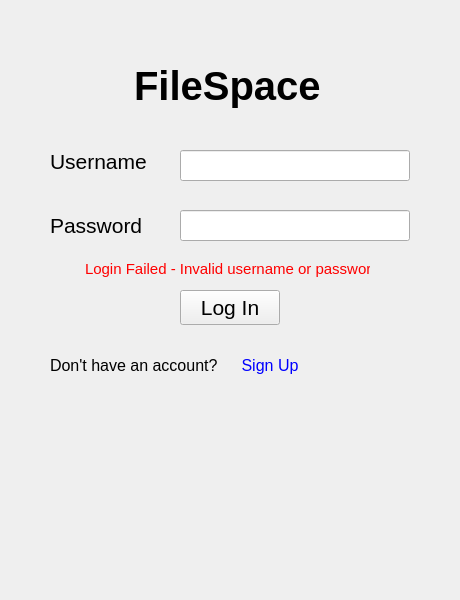
<?xml version="1.0" encoding="UTF-8"?>
<ui version="4.0">
 <class>MainWindow</class>
 <widget class="QMainWindow" name="MainWindow">
  <property name="geometry">
   <rect>
    <x>0</x>
    <y>0</y>
    <width>460</width>
    <height>600</height>
   </rect>
  </property>
  <property name="mouseTracking">
   <bool>true</bool>
  </property>
  <property name="tabletTracking">
   <bool>true</bool>
  </property>
  <property name="windowTitle">
   <string>MainWindow</string>
  </property>
  <widget class="QWidget" name="centralwidget">
   <widget class="QLabel" name="title_label">
    <property name="geometry">
     <rect>
      <x>134</x>
      <y>60</y>
      <width>191</width>
      <height>51</height>
     </rect>
    </property>
    <property name="font">
     <font>
      <pointsize>30</pointsize>
      <weight>75</weight>
      <italic>false</italic>
      <bold>true</bold>
     </font>
    </property>
    <property name="mouseTracking">
     <bool>false</bool>
    </property>
    <property name="text">
     <string>FileSpace</string>
    </property>
   </widget>
   <widget class="QLabel" name="username_label">
    <property name="geometry">
     <rect>
      <x>50</x>
      <y>150</y>
      <width>101</width>
      <height>23</height>
     </rect>
    </property>
    <property name="font">
     <font>
      <pointsize>16</pointsize>
     </font>
    </property>
    <property name="text">
     <string>Username</string>
    </property>
   </widget>
   <widget class="QLabel" name="password_label">
    <property name="geometry">
     <rect>
      <x>50</x>
      <y>210</y>
      <width>101</width>
      <height>31</height>
     </rect>
    </property>
    <property name="font">
     <font>
      <pointsize>16</pointsize>
     </font>
    </property>
    <property name="text">
     <string>Password</string>
    </property>
   </widget>
   <widget class="QLineEdit" name="username_input">
    <property name="geometry">
     <rect>
      <x>180</x>
      <y>150</y>
      <width>230</width>
      <height>31</height>
     </rect>
    </property>
   </widget>
   <widget class="QLineEdit" name="password_input">
    <property name="geometry">
     <rect>
      <x>180</x>
      <y>210</y>
      <width>230</width>
      <height>31</height>
     </rect>
    </property>
    <property name="tabletTracking">
     <bool>false</bool>
    </property>
    <property name="autoFillBackground">
     <bool>false</bool>
    </property>
    <property name="echoMode">
     <enum>QLineEdit::Password</enum>
    </property>
    <property name="clearButtonEnabled">
     <bool>false</bool>
    </property>
   </widget>
   <widget class="QPushButton" name="login_button">
    <property name="geometry">
     <rect>
      <x>180</x>
      <y>290</y>
      <width>100</width>
      <height>35</height>
     </rect>
    </property>
    <property name="font">
     <font>
      <pointsize>16</pointsize>
     </font>
    </property>
    <property name="text">
     <string>Log In</string>
    </property>
   </widget>
   <widget class="QLabel" name="create_account_label">
    <property name="geometry">
     <rect>
      <x>50</x>
      <y>350</y>
      <width>171</width>
      <height>30</height>
     </rect>
    </property>
    <property name="font">
     <font>
      <pointsize>12</pointsize>
     </font>
    </property>
    <property name="text">
     <string>Don't have an account?</string>
    </property>
   </widget>
   <widget class="QPushButton" name="signup_button">
    <property name="geometry">
     <rect>
      <x>220</x>
      <y>350</y>
      <width>100</width>
      <height>30</height>
     </rect>
    </property>
    <property name="font">
     <font>
      <pointsize>12</pointsize>
     </font>
    </property>
    <property name="styleSheet">
     <string notr="true">color: rgb(0, 0, 255)</string>
    </property>
    <property name="text">
     <string>Sign Up</string>
    </property>
    <property name="flat">
     <bool>true</bool>
    </property>
   </widget>
   <widget class="QLabel" name="login_fail_label">
    <property name="enabled">
     <bool>true</bool>
    </property>
    <property name="geometry">
     <rect>
      <x>85</x>
      <y>260</y>
      <width>285</width>
      <height>18</height>
     </rect>
    </property>
    <property name="font">
     <font>
      <pointsize>11</pointsize>
     </font>
    </property>
    <property name="styleSheet">
     <string notr="true">color:rgb(255, 0, 0)</string>
    </property>
    <property name="text">
     <string>Login Failed - Invalid username or password</string>
    </property>
   </widget>
  </widget>
 </widget>
 <resources/>
 <connections/>
</ui>
